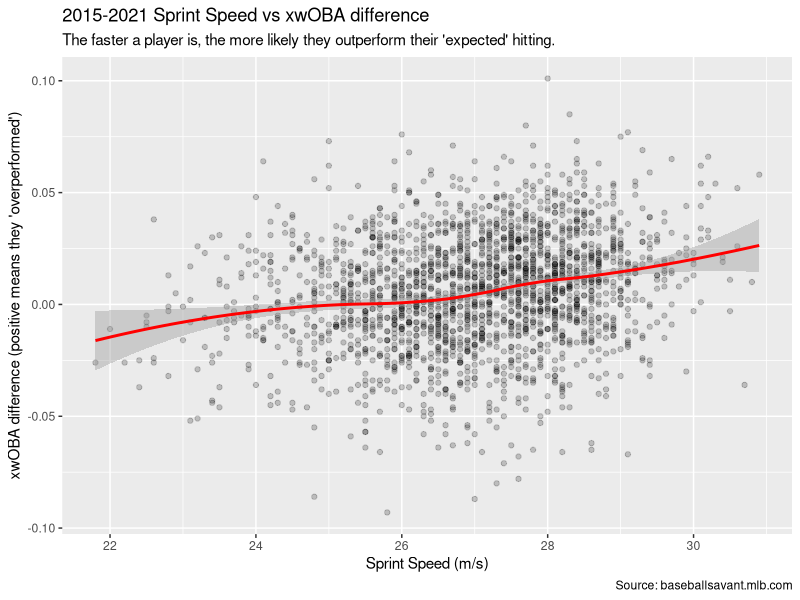
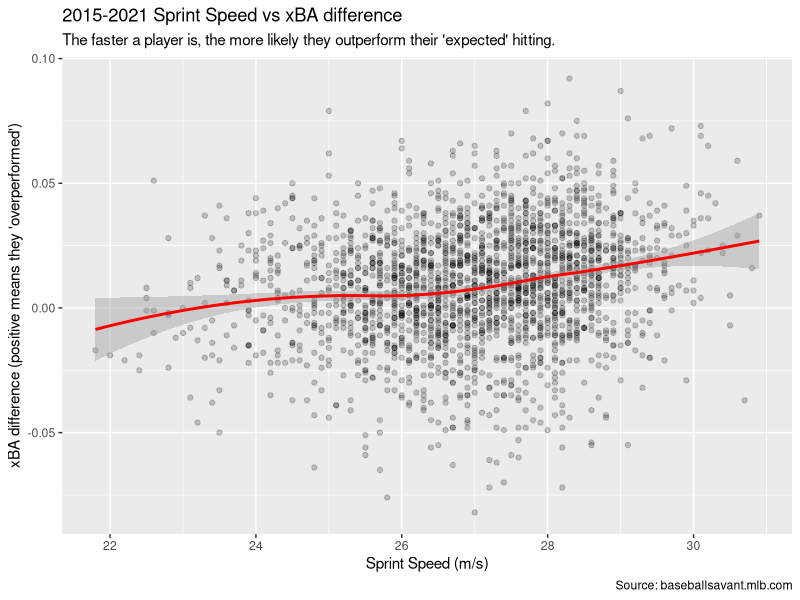
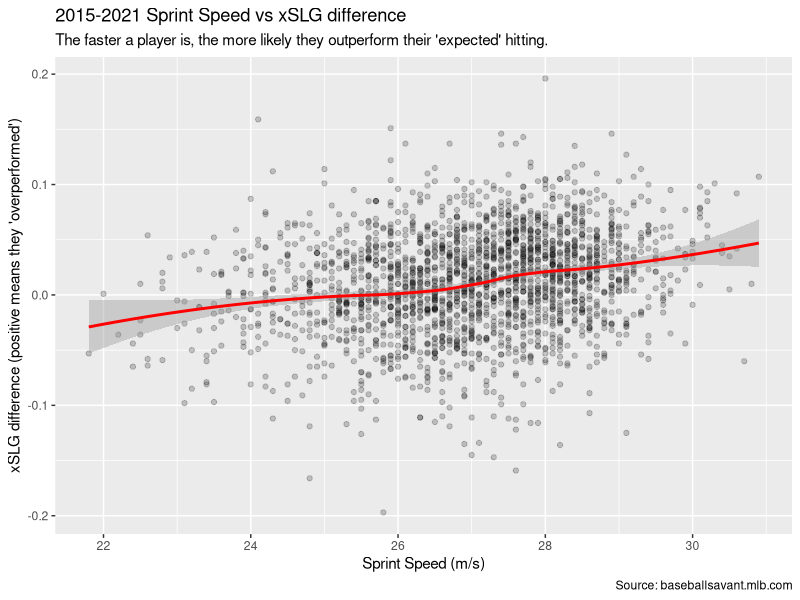
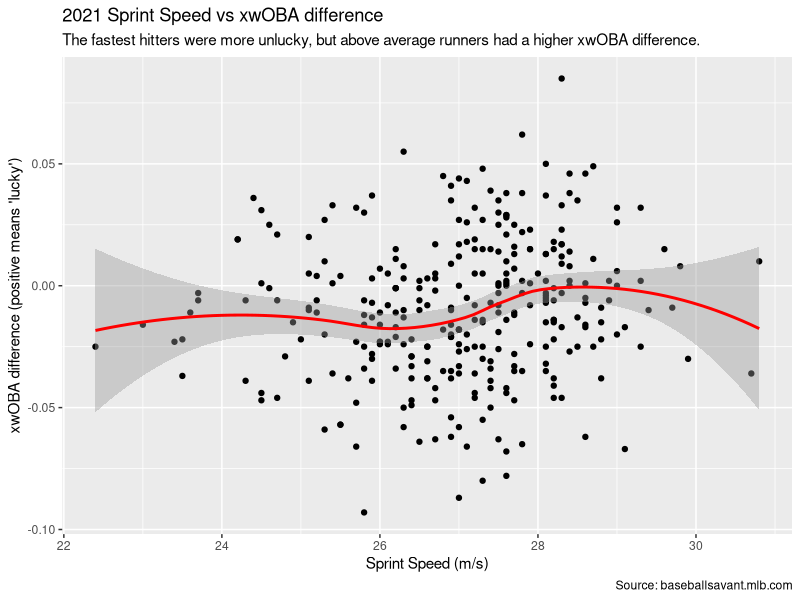
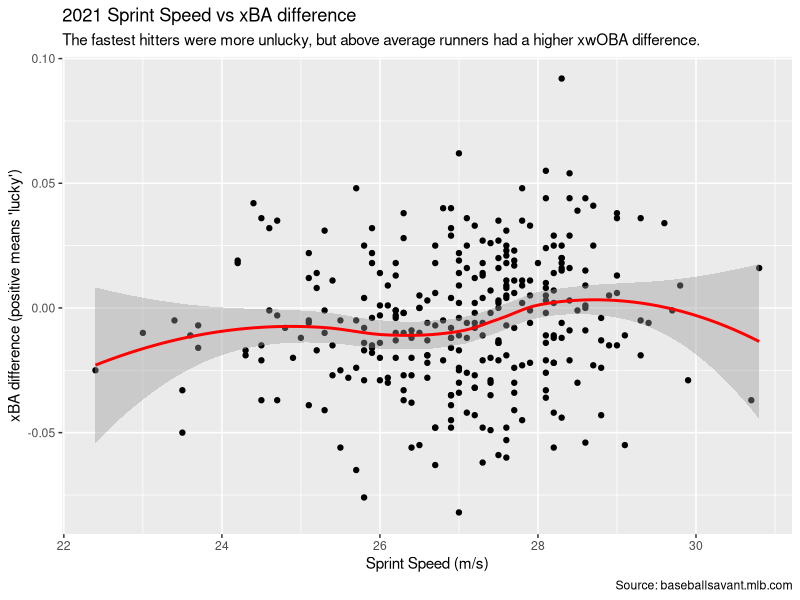
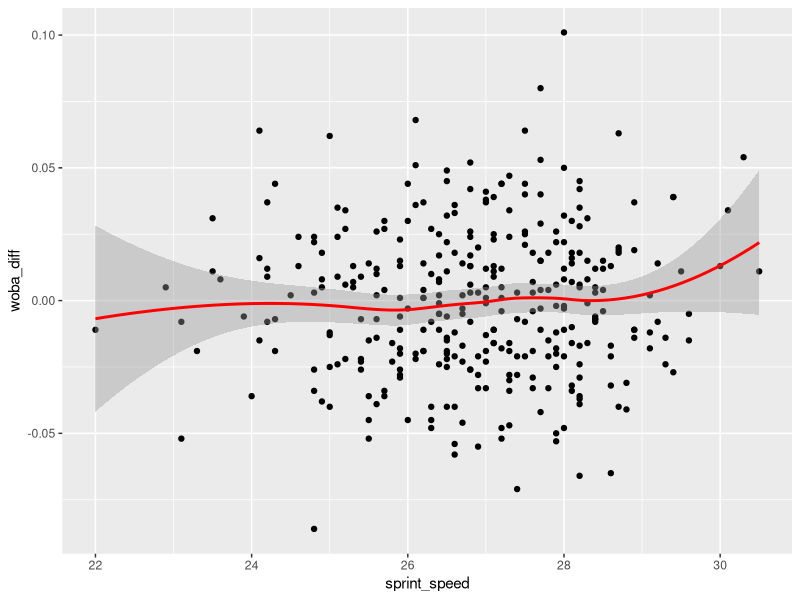
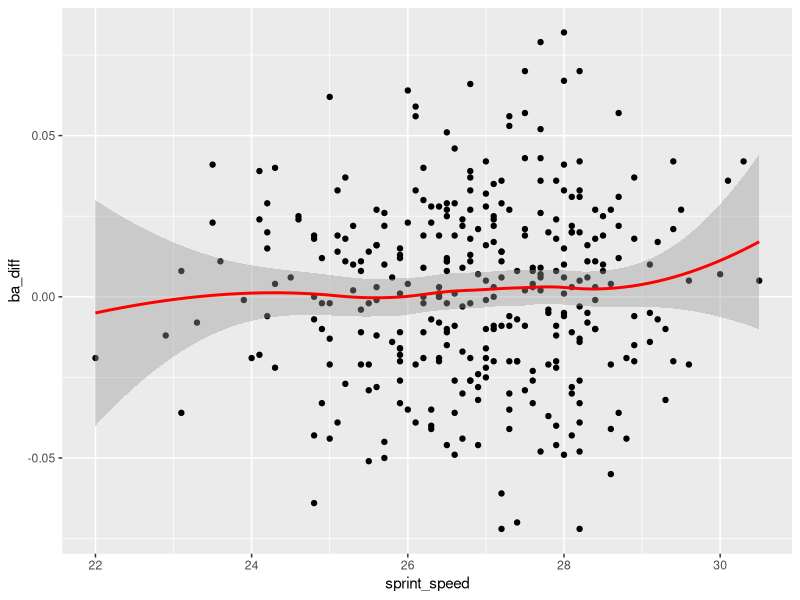
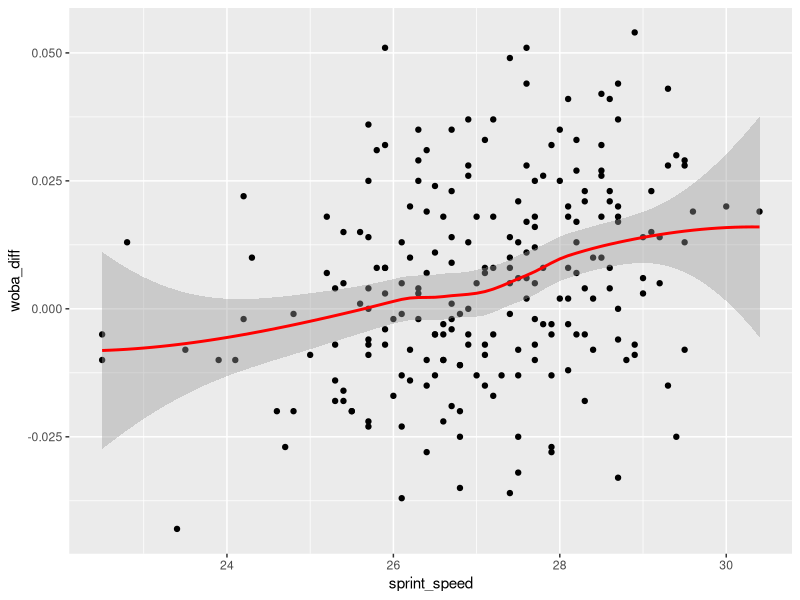

The R source for these figures, in order:
## ---- chunk 1
knitr::opts_chunk$set(echo = FALSE)
library(tidyverse)
## ---- chunk 2
speedData <- read.csv("sprint_speed2021.csv")
hittingData <- read.csv("expected_stats2021.csv")
rawData <- full_join(hittingData, speedData, by = "player_id")
rawData2021 <- rawData %>%
  rename(woba_diff = est_woba_minus_woba_diff, 
         ba_diff = est_ba_minus_ba_diff, 
         slg_diff = est_slg_minus_slg_diff) %>%
  mutate(year = 2021) %>%
  select(player_id, woba_diff, ba_diff, slg_diff, sprint_speed, year) %>% 
  drop_na()
rawData2021


speedData <- read.csv("sprint_speed2020.csv")
hittingData <- read.csv("expected_stats2020.csv")
rawData <- full_join(hittingData, speedData, by = "player_id")
rawData2020 <- rawData %>%
  rename(woba_diff = est_woba_minus_woba_diff, 
         ba_diff = est_ba_minus_ba_diff, 
         slg_diff = est_slg_minus_slg_diff) %>%
  mutate(year = 2020) %>%
  select(player_id, woba_diff, ba_diff, slg_diff, sprint_speed, year) %>% 
  drop_na()
rawData2020


speedData <- read.csv("sprint_speed2019.csv")
hittingData <- read.csv("expected_stats2019.csv")
rawData <- full_join(hittingData, speedData, by = "player_id")
rawData2019 <- rawData %>%
  rename(woba_diff = est_woba_minus_woba_diff, 
         ba_diff = est_ba_minus_ba_diff, 
         slg_diff = est_slg_minus_slg_diff) %>%
  mutate(year = 2019) %>%
  select(player_id, woba_diff, ba_diff, slg_diff, sprint_speed, year) %>% 
  drop_na()
rawData2019


speedData <- read.csv("sprint_speed2018.csv")
hittingData <- read.csv("expected_stats2018.csv")
rawData <- full_join(hittingData, speedData, by = "player_id")
rawData2018 <- rawData %>%
  rename(woba_diff = est_woba_minus_woba_diff, 
         ba_diff = est_ba_minus_ba_diff, 
         slg_diff = est_slg_minus_slg_diff) %>%
  mutate(year = 2018) %>%
  select(player_id, woba_diff, ba_diff, slg_diff, sprint_speed, year) %>%  
  drop_na()
rawData2018

speedData <- read.csv("sprint_speed2017.csv")
hittingData <- read.csv("expected_stats2017.csv")
rawData <- full_join(hittingData, speedData, by = "player_id")
rawData2017 <- rawData %>%
  rename(woba_diff = est_woba_minus_woba_diff, 
         ba_diff = est_ba_minus_ba_diff, 
         slg_diff = est_slg_minus_slg_diff) %>%
  mutate(year = 2017) %>%
  select(player_id, woba_diff, ba_diff, slg_diff, sprint_speed, year) %>% 
  drop_na()
rawData2017

speedData <- read.csv("sprint_speed2016.csv")
hittingData <- read.csv("expected_stats2016.csv")
rawData <- full_join(hittingData, speedData, by = "player_id")
rawData2016 <- rawData %>%
  rename(woba_diff = est_woba_minus_woba_diff, 
         ba_diff = est_ba_minus_ba_diff, 
         slg_diff = est_slg_minus_slg_diff) %>%
  mutate(year = 2016) %>%
  select(player_id, woba_diff, ba_diff, slg_diff, sprint_speed, year) %>% 
  drop_na()
rawData2016

speedData <- read.csv("sprint_speed2015.csv")
hittingData <- read.csv("expected_stats2015.csv")
rawData <- full_join(hittingData, speedData, by = "player_id")
rawData2015 <- rawData %>%
  rename(woba_diff = est_woba_minus_woba_diff, 
         ba_diff = est_ba_minus_ba_diff, 
         slg_diff = est_slg_minus_slg_diff) %>%
  mutate(year = 2015) %>%
  select(player_id, woba_diff, ba_diff, slg_diff, sprint_speed, year) %>%  
  drop_na()
rawData2015

totalData <- rbind(rawData2015,rawData2016,rawData2017,rawData2018,rawData2019,rawData2020,rawData2021)
## ---- chunk 3
totalData
## ---- chunk 4
ggplot(data = totalData, 
       mapping = aes(x = sprint_speed, y = woba_diff)) +
  geom_point(alpha = 0.2) +
  geom_smooth(method = "loess", formula = "y ~ x", color = "red") +
  labs(title = "2015-2021 Sprint Speed vs xwOBA difference",
       subtitle = "The faster a player is, the more likely they outperform their 'expected' hitting.",
       x = "Sprint Speed (m/s)",
       y = "xwOBA difference (positive means they 'overperformed')",
       caption = "Source: baseballsavant.mlb.com")
ggplot(data = totalData, 
       mapping = aes(x = sprint_speed, y = ba_diff)) +
  geom_point(alpha = 0.2) +
  geom_smooth(method = "loess", formula = "y ~ x", color = "red") +
  labs(title = "2015-2021 Sprint Speed vs xBA difference",
       subtitle = "The faster a player is, the more likely they outperform their 'expected' hitting.",
       x = "Sprint Speed (m/s)",
       y = "xBA difference (positive means they 'overperformed')",
       caption = "Source: baseballsavant.mlb.com")
ggplot(data = totalData, 
       mapping = aes(x = sprint_speed, y = slg_diff)) +
  geom_point(alpha = 0.2) +
  geom_smooth(method = "loess", formula = "y ~ x", color = "red") +
  labs(title = "2015-2021 Sprint Speed vs xSLG difference",
       subtitle = "The faster a player is, the more likely they outperform their 'expected' hitting.",
       x = "Sprint Speed (m/s)",
       y = "xSLG difference (positive means they 'overperformed')",
       caption = "Source: baseballsavant.mlb.com")
## ---- chunk 5
ggplot(data = rawData2021, 
       mapping = aes(x = sprint_speed, y = woba_diff)) +
  geom_point() +
  geom_smooth(method = "loess", formula = "y ~ x", color = "red") +
  labs(title = "2021 Sprint Speed vs xwOBA difference",
       subtitle = "The fastest hitters were more unlucky, but above average runners had a higher xwOBA difference.",
       x = "Sprint Speed (m/s)",
       y = "xwOBA difference (positive means 'lucky')",
       caption = "Source: baseballsavant.mlb.com")
ggplot(data = rawData2021, 
       mapping = aes(x = sprint_speed, y = ba_diff)) +
  geom_point() +
  geom_smooth(method = "loess", formula = "y ~ x", color = "red") +
  labs(title = "2021 Sprint Speed vs xBA difference",
       subtitle = "The fastest hitters were more unlucky, but above average runners had a higher xwOBA difference.",
       x = "Sprint Speed (m/s)",
       y = "xBA difference (positive means 'lucky')",
       caption = "Source: baseballsavant.mlb.com")
## ---- chunk 6
ggplot(data = rawData2020, 
       mapping = aes(x = sprint_speed, y = woba_diff)) +
  geom_point() +
  geom_smooth(method = "loess", formula = "y ~ x", color = "red")
ggplot(data = rawData2020, 
       mapping = aes(x = sprint_speed, y = ba_diff)) +
  geom_point() +
  geom_smooth(method = "loess", formula = "y ~ x", color = "red")
## ---- chunk 7
ggplot(data = rawData2019, 
       mapping = aes(x = sprint_speed, y = woba_diff)) +
  geom_point() +
  geom_smooth(method = "loess", formula = "y ~ x", color = "red")
ggplot(data = rawData2019, 
       mapping = aes(x = sprint_speed, y = ba_diff)) +
  geom_point() +
  geom_smooth(method = "loess", formula = "y ~ x", color = "red")
## ---- chunk 8
ggplot(data = rawData2018, 
       mapping = aes(x = sprint_speed, y = woba_diff)) +
  geom_point() +
  geom_smooth(method = "loess", formula = "y ~ x", color = "red")
ggplot(data = rawData2018, 
       mapping = aes(x = sprint_speed, y = ba_diff)) +
  geom_point() +
  geom_smooth(method = "loess", formula = "y ~ x", color = "red")
## ---- chunk 9
ggplot(data = rawData2017, 
       mapping = aes(x = sprint_speed, y = woba_diff)) +
  geom_point() +
  geom_smooth(method = "loess", formula = "y ~ x", color = "red")
ggplot(data = rawData2017, 
       mapping = aes(x = sprint_speed, y = ba_diff)) +
  geom_point() +
  geom_smooth(method = "loess", formula = "y ~ x", color = "red")
## ---- chunk 10
ggplot(data = rawData2016, 
       mapping = aes(x = sprint_speed, y = woba_diff)) +
  geom_point() +
  geom_smooth(method = "loess", formula = "y ~ x", color = "red")
ggplot(data = rawData2016, 
       mapping = aes(x = sprint_speed, y = ba_diff)) +
  geom_point() +
  geom_smooth(method = "loess", formula = "y ~ x", color = "red")
## ---- chunk 11
ggplot(data = rawData2015, 
       mapping = aes(x = sprint_speed, y = woba_diff)) +
  geom_point() +
  geom_smooth(method = "loess", formula = "y ~ x", color = "red")
ggplot(data = rawData2015, 
       mapping = aes(x = sprint_speed, y = ba_diff)) +
  geom_point() +
  geom_smooth(method = "loess", formula = "y ~ x", color = "red")
